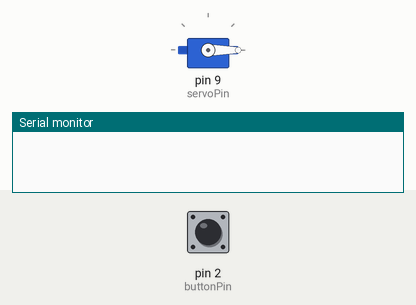
A sketch run on a simulated Arduino Uno, built with avr-gcc and run on an emulated ATmega328P. Shown: servo, the last lines printed to the serial monitor. The test bench sets the inputs (shaded band); at power-on: pin 2 (buttonPin) HIGH.

Above: at 1.2 s.
1.3 s: pin 2 (buttonPin) pulled LOW for 0.15 s
At 2.5 s:
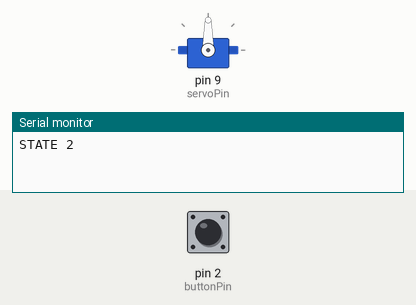
2.9 s: pin 2 (buttonPin) pulled LOW for 1 s
At 3.05 s:
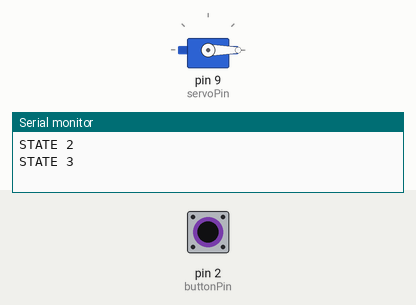
6.9 s: pin 2 (buttonPin) pulled LOW for 3.2 s
Timing chart, 0 to 9.9 s (numbered marks = the images above; inputs shaded):
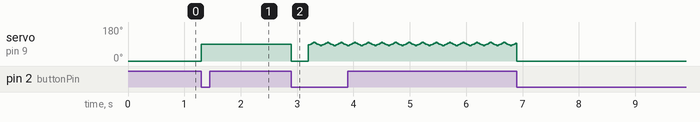

Measured:
- after the input at 1.3 s, servo on pin 9 (servoPin): 0° → 90° at once
- after the input at 2.9 s, servo on pin 9 (servoPin): 90° → 0° at once, then repeats every 0.24 s: 85° 0.03 s, 90° 0.03 s, 95° 0.03 s, 100° 0.03 s, 95° 0.03 s, 90° 0.03 s, 85° 0.03 s, 80° 0.03 s

The sketch:

arduino_for_pi_and_servo.ino
```cpp
#include <Servo.h>

const int buttonPin = 2;   // state change button connects to arduino D2
const int servoPin = 9;    // servo connect to D9
int imageIndex = 1;        // remember the index 1, 2, 3 = the photo 1,2,3
bool lastButtonState = HIGH;
Servo myServo;

void setup() {
  pinMode(buttonPin, INPUT_PULLUP);
  Serial.begin(9600);
  myServo.attach(servoPin);
  updateServo();  // init the servo status
}

void loop() {
  bool buttonState = digitalRead(buttonPin); //read the button status now

  // the button state changes when press the button
  if (buttonState == LOW && lastButtonState == HIGH) {
    imageIndex = (imageIndex % 3) + 1;  // Cycling Switch image 1-2-3-1-2-...
    Serial.print("STATE ");
    Serial.println(imageIndex);  // this two line: send "state 1/2/3" to port
    updateServo(); //change servo mode based on image index
    delay(300);  // avoid accidental touch within short time
  }

  lastButtonState = buttonState; //update button state

  if (imageIndex == 3) {
    swingServo(); //on state 3 is swing the servo(waving the arm))
  }
}

// update servo status
void updateServo() {
  if (imageIndex == 1) {
    myServo.write(0);  // image 1 = 0 deg
  } else if (imageIndex == 2) {
    myServo.write(90);  // image 2 = 90 deg
  } else {
    myServo.write(0);  // image 3 = swing
  }
}

// swing between -10 and +10 deg
void swingServo() {
  static int angle = -10;
  static bool increasing = true;

  if (increasing) {
    angle += 5;  //swing faster
    if (angle >= 10) increasing = false; //change direction when upto +10 deg
  } else {
    angle -= 5;
    if (angle <= -10) increasing = true; //change direction when lowerto -10 deg
  }

  myServo.write(angle + 90); //actual position = change angle + 90 deg
  delay(30);
}
```
